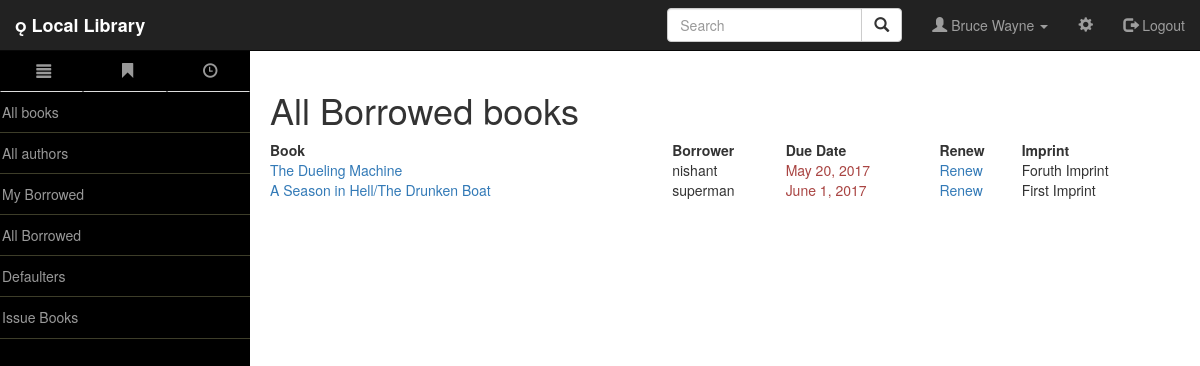
/catalog/booksloaned/ (signed in), run on an earlier commit of the app's database.
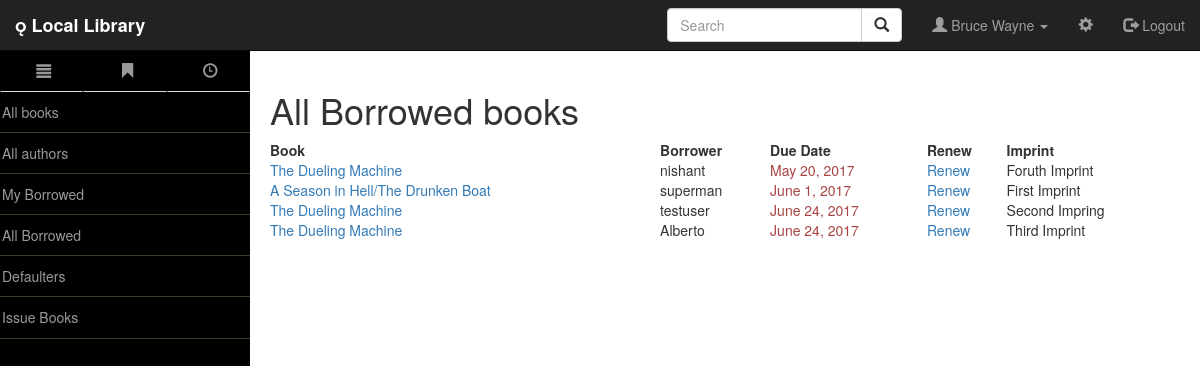
And on a later commit of the database.
### catalog/models.py (models this page shows, shortened)
class BookInstance(models.Model):
    id = models.UUIDField(primary_key=True,default=uuid.uuid4, help_text="Unique id for this particular book accross whole library")
    book = models.ForeignKey('Book',on_delete=models.SET_NULL, null=True)
    imprint = models.CharField(max_length=200)
    due_back = models.DateField(blank=True, null=True)
    borrower = models.ForeignKey(User,on_delete=models.SET_NULL,blank=True, null=True)
    LOAN_STATUS = (
        ('d', 'Maintenance'),
        ('o', 'On Loan'),
        ('a', 'Available'),
        ('r', 'Reserved'),
    )
    status = models.CharField(max_length=1,choices=LOAN_STATUS, default = 'd' ,blank=True, help_text='book availability')
    class Meta:
        permissions = (('can_mark_returned',"Set book as returned"),)
        ordering = ["due_back"]
    @property
    def is_overdue(self):
        if date.today() > self.due_back:
            return True
        else:
            return False

class Book(models.Model):
    title = models.CharField(max_length=200)
    author = models.ForeignKey("Author",on_delete=models.SET_NULL,null=True)
    summary = models.TextField(max_length=1000,help_text="Enter the brief description of book")
    isbn = models.CharField('ISBN',max_length=13,help_text='13 Character <a href="https://www.isbn-international.org/content/what-isbn">ISBN number</a>')
    genere = models.ManyToManyField('Genere',help_text='Select a genere for book')
    language = models.ForeignKey('Language', on_delete=models.SET_NULL, null=True)
    class Meta:
        __module__= '__name__'
    def display_genere(self):
        """
        Creates a string for the Genre. This is required to display genre in Admin.
        """
        return ", ".join([genere.name for genere in self.genere.all()[:3]])
    display_genere.short_description = 'Genere'

### catalog/views.py (the view)
@permission_required('catalog.can_mark_returned')
def AllLoanedBooksListView(request):
    num_instances_onloan = BookInstance.objects.filter(status__exact='o').count()
    instances_onloan = BookInstance.objects.filter(status__exact='o')
    return render(
        request,
        'catalog/all_borrowed_books.html',
        context = {
            'num_instances_onloan': num_instances_onloan,
            'instances_onloan': instances_onloan
        }
    )

### catalog/templates/catalog/all_borrowed_books.html (shortened to what this page needs)
{% extends "base_generic.html" %}
{% block content %}
    <h1>All Borrowed books</h1>
    {% if num_instances_onloan %}
        <table  id="myTable" class="row-border diaplay" cellspacing="0" width="100%" >
            <thead>
            <tr>
                <th>Book</th>
                <th>Borrower</th>
                <th>Due Date</th>
                <th>Renew</th>
                <th>Imprint</th>
            </tr>
            </thead>
            <tbody>
            {% for bookinst in instances_onloan %}
                <tr>
                    <td> <a href="{% url 'book-detail' bookinst.book.pk %}">{{bookinst.book.title}}</a></td>
                    <td> {{ bookinst.borrower}} </td>
                    <td class="{% if bookinst.is_overdue %}text-danger{% endif %}"> {{ bookinst.due_back }} </td>
                    <td> <a href="{% url 'renew-book-librarian' bookinst.id %}">Renew</a>    </td>
                    <td> {{ bookinst.imprint }} </td>
                </tr>
            {% endfor %}
            </tbody>
        </table>
    {% else %}
      <p>There are no books borrowed.</p>
    {% endif %}
{% endblock %}

What changed in the data, as far as the page shows it:
now on this page (row edited): BookInstance: book "The Dueling Machine", borrower "testuser", due_back "June 24, 2017", imprint "Second Impring"
now on this page (row edited): BookInstance: book "The Dueling Machine", borrower "Alberto", due_back "June 24, 2017", imprint "Third Imprint"
